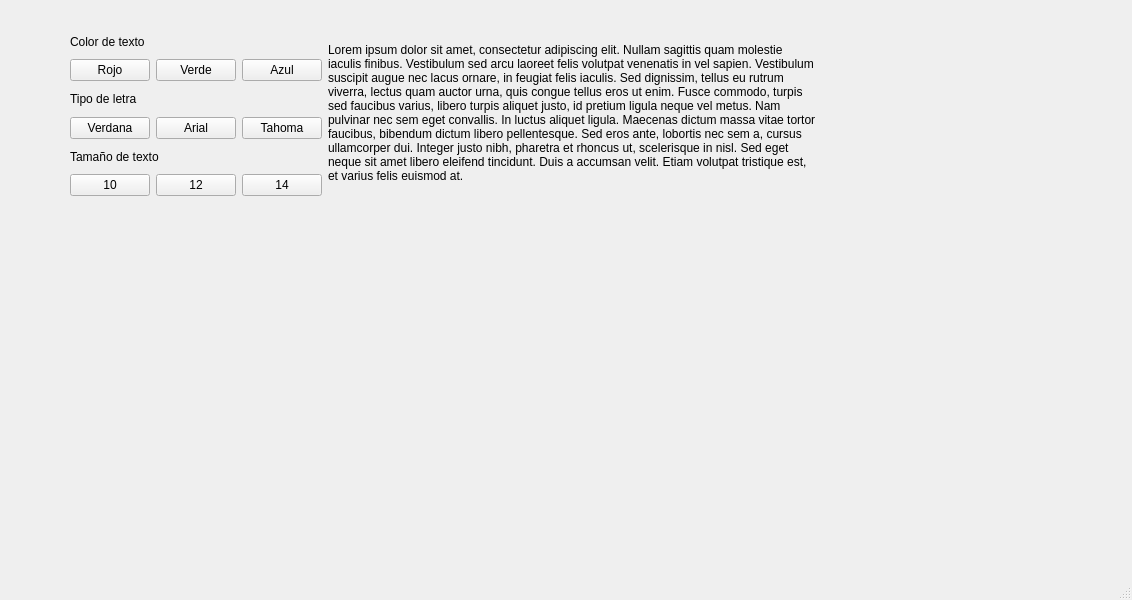
<?xml version="1.0" encoding="UTF-8"?>
<ui version="4.0">
 <class>MainWindow</class>
 <widget class="QMainWindow" name="MainWindow">
  <property name="geometry">
   <rect>
    <x>0</x>
    <y>0</y>
    <width>1132</width>
    <height>600</height>
   </rect>
  </property>
  <property name="windowTitle">
   <string>MainWindow</string>
  </property>
  <widget class="QWidget" name="centralwidget">
   <widget class="QWidget" name="layoutWidget">
    <property name="geometry">
     <rect>
      <x>70</x>
      <y>30</y>
      <width>747</width>
      <height>166</height>
     </rect>
    </property>
    <layout class="QHBoxLayout" name="horizontalLayout_4">
     <item>
      <layout class="QVBoxLayout" name="verticalLayout">
       <item>
        <widget class="QLabel" name="label">
         <property name="text">
          <string>Color de texto</string>
         </property>
        </widget>
       </item>
       <item>
        <layout class="QHBoxLayout" name="horizontalLayout">
         <item>
          <widget class="QPushButton" name="pushButton">
           <property name="text">
            <string>Rojo</string>
           </property>
           <property name="checkable">
            <bool>true</bool>
           </property>
           <attribute name="buttonGroup">
            <string notr="true">buttonGroup</string>
           </attribute>
          </widget>
         </item>
         <item>
          <widget class="QPushButton" name="pushButton_2">
           <property name="text">
            <string>Verde</string>
           </property>
           <property name="checkable">
            <bool>true</bool>
           </property>
           <attribute name="buttonGroup">
            <string notr="true">buttonGroup</string>
           </attribute>
          </widget>
         </item>
         <item>
          <widget class="QPushButton" name="pushButton_3">
           <property name="text">
            <string>Azul</string>
           </property>
           <property name="checkable">
            <bool>true</bool>
           </property>
           <attribute name="buttonGroup">
            <string notr="true">buttonGroup</string>
           </attribute>
          </widget>
         </item>
        </layout>
       </item>
       <item>
        <widget class="QLabel" name="label_2">
         <property name="text">
          <string>Tipo de letra</string>
         </property>
        </widget>
       </item>
       <item>
        <layout class="QHBoxLayout" name="horizontalLayout_2">
         <item>
          <widget class="QPushButton" name="pushButton_5">
           <property name="text">
            <string>Verdana</string>
           </property>
           <property name="checkable">
            <bool>true</bool>
           </property>
           <attribute name="buttonGroup">
            <string notr="true">buttonGroup_2</string>
           </attribute>
          </widget>
         </item>
         <item>
          <widget class="QPushButton" name="pushButton_4">
           <property name="text">
            <string>Arial</string>
           </property>
           <property name="checkable">
            <bool>true</bool>
           </property>
           <attribute name="buttonGroup">
            <string notr="true">buttonGroup_2</string>
           </attribute>
          </widget>
         </item>
         <item>
          <widget class="QPushButton" name="pushButton_6">
           <property name="text">
            <string>Tahoma</string>
           </property>
           <property name="checkable">
            <bool>true</bool>
           </property>
           <attribute name="buttonGroup">
            <string notr="true">buttonGroup_2</string>
           </attribute>
          </widget>
         </item>
        </layout>
       </item>
       <item>
        <widget class="QLabel" name="label_3">
         <property name="text">
          <string>Tamaño de texto</string>
         </property>
        </widget>
       </item>
       <item>
        <layout class="QHBoxLayout" name="horizontalLayout_3">
         <item>
          <widget class="QPushButton" name="pushButton_8">
           <property name="text">
            <string>10</string>
           </property>
           <property name="checkable">
            <bool>true</bool>
           </property>
           <attribute name="buttonGroup">
            <string notr="true">buttonGroup_3</string>
           </attribute>
          </widget>
         </item>
         <item>
          <widget class="QPushButton" name="pushButton_7">
           <property name="text">
            <string>12</string>
           </property>
           <property name="checkable">
            <bool>true</bool>
           </property>
           <attribute name="buttonGroup">
            <string notr="true">buttonGroup_3</string>
           </attribute>
          </widget>
         </item>
         <item>
          <widget class="QPushButton" name="pushButton_9">
           <property name="text">
            <string>14</string>
           </property>
           <property name="checkable">
            <bool>true</bool>
           </property>
           <attribute name="buttonGroup">
            <string notr="true">buttonGroup_3</string>
           </attribute>
          </widget>
         </item>
        </layout>
       </item>
      </layout>
     </item>
     <item>
      <spacer name="horizontalSpacer">
       <property name="orientation">
        <enum>Qt::Orientation::Horizontal</enum>
       </property>
       <property name="sizeHint" stdset="0">
        <size>
         <width>40</width>
         <height>20</height>
        </size>
       </property>
      </spacer>
     </item>
     <item>
      <widget class="QLabel" name="label_4">
       <property name="text">
        <string>Lorem ipsum dolor sit amet, consectetur adipiscing elit. Nullam sagittis quam molestie iaculis finibus. Vestibulum sed arcu laoreet felis volutpat venenatis in vel sapien. Vestibulum suscipit augue nec lacus ornare, in feugiat felis iaculis. Sed dignissim, tellus eu rutrum viverra, lectus quam auctor urna, quis congue tellus eros ut enim. Fusce commodo, turpis sed faucibus varius, libero turpis aliquet justo, id pretium ligula neque vel metus. Nam pulvinar nec sem eget convallis. In luctus aliquet ligula. Maecenas dictum massa vitae tortor faucibus, bibendum dictum libero pellentesque. Sed eros ante, lobortis nec sem a, cursus ullamcorper dui. Integer justo nibh, pharetra et rhoncus ut, scelerisque in nisl. Sed eget neque sit amet libero eleifend tincidunt. Duis a accumsan velit. Etiam volutpat tristique est, et varius felis euismod at. </string>
       </property>
       <property name="wordWrap">
        <bool>true</bool>
       </property>
      </widget>
     </item>
     <item>
      <spacer name="horizontalSpacer_2">
       <property name="orientation">
        <enum>Qt::Orientation::Horizontal</enum>
       </property>
       <property name="sizeHint" stdset="0">
        <size>
         <width>40</width>
         <height>20</height>
        </size>
       </property>
      </spacer>
     </item>
    </layout>
   </widget>
  </widget>
  <widget class="QMenuBar" name="menubar">
   <property name="geometry">
    <rect>
     <x>0</x>
     <y>0</y>
     <width>1132</width>
     <height>33</height>
    </rect>
   </property>
  </widget>
  <widget class="QStatusBar" name="statusbar"/>
 </widget>
 <resources/>
 <connections/>
 <buttongroups>
  <buttongroup name="buttonGroup_3"/>
  <buttongroup name="buttonGroup"/>
  <buttongroup name="buttonGroup_2"/>
 </buttongroups>
</ui>
